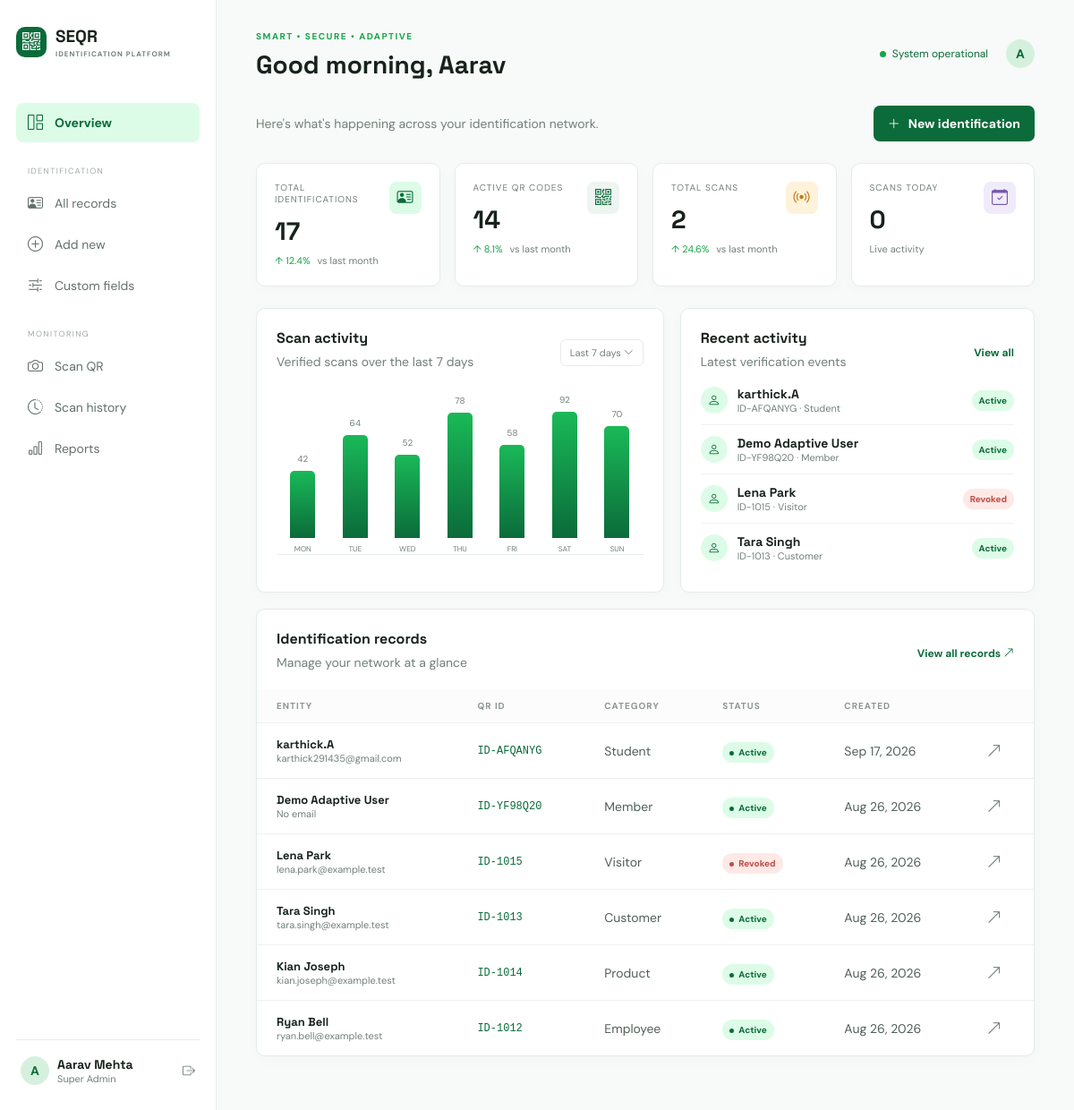
Screenshot of / (signed in) with the database file from the repository.
### app/models.py (models this page shows, shortened)
class User(UserMixin, db.Model):
    id = db.Column(db.Integer, primary_key=True)
    name = db.Column(db.String(120), nullable=False)
    username = db.Column(db.String(80), unique=True, nullable=False)
    email = db.Column(db.String(160), unique=True, nullable=False)
    password_hash = db.Column(db.String(255), nullable=False)
    role = db.Column(db.String(30), default='Operator')
    status = db.Column(db.String(20), default='Active')
    created_at = db.Column(db.DateTime, default=utcnow)
    last_login = db.Column(db.DateTime)

class Identification(db.Model):
    id = db.Column(db.Integer, primary_key=True)
    public_id = db.Column(db.String(24), unique=True, nullable=False)
    qr_token = db.Column(db.String(96), unique=True, nullable=False)
    name = db.Column(db.String(160), nullable=False)
    category = db.Column(db.String(80), nullable=False)
    email = db.Column(db.String(160)); phone = db.Column(db.String(40)); address = db.Column(db.Text)
    dob = db.Column(db.String(20)); organization = db.Column(db.String(160)); department = db.Column(db.String(120)); designation = db.Column(db.String(120))
    profile_photo = db.Column(db.String(255)); status = db.Column(db.String(20), default='Active'); notes = db.Column(db.Text)
    created_at = db.Column(db.DateTime, default=utcnow); updated_at = db.Column(db.DateTime, default=utcnow, onupdate=utcnow); last_scanned_at = db.Column(db.DateTime)
    custom_values = db.relationship('CustomFieldValue', cascade='all, delete-orphan', backref='identification')
    scans = db.relationship('ScanLog', cascade='all, delete-orphan', backref='identification')

### app/__init__.py (the view)
    @app.get('/')
    @login_required
    def dashboard():
        today=datetime.utcnow().date(); records=Identification.query.order_by(Identification.created_at.desc()).all()
        return render_template('dashboard.html', records=records[:6], total=len(records), active=sum(r.status=='Active' for r in records), inactive=sum(r.status != 'Active' for r in records), scans=ScanLog.query.count(), today=ScanLog.query.filter(ScanLog.scanned_at >= datetime.combine(today, datetime.min.time())).count())

### app/templates/dashboard.html
{% extends 'base.html' %}{% block heading %}Good morning, {{ current_user.name.split(' ')[0] }}{% endblock %}{% block content %}<div class="intro-row"><p class="muted">Here's what's happening across your identification network.</p><a href="{{ url_for('identification_new') }}" class="btn btn-primary"><i class="bi bi-plus-lg"></i> New identification</a></div><section class="stats"><div class="stat"><span class="stat-icon green"><i class="bi bi-person-vcard"></i></span><small>TOTAL IDENTIFICATIONS</small><strong>{{ total }}</strong><span class="trend">↑ 12.4% <i>vs last month</i></span></div><div class="stat"><span class="stat-icon"><i class="bi bi-qr-code"></i></span><small>ACTIVE QR CODES</small><strong>{{ active }}</strong><span class="trend">↑ 8.1% <i>vs last month</i></span></div><div class="stat"><span class="stat-icon amber"><i class="bi bi-broadcast"></i></span><small>TOTAL SCANS</small><strong>{{ scans }}</strong><span class="trend">↑ 24.6% <i>vs last month</i></span></div><div class="stat"><span class="stat-icon violet"><i class="bi bi-calendar-check"></i></span><small>SCANS TODAY</small><strong>{{ today }}</strong><span class="trend neutral">Live activity</span></div></section><div class="grid-2"><section class="panel chart-panel"><div class="panel-head"><div><h3>Scan activity</h3><p class="muted">Verified scans over the last 7 days</p></div><span class="pill">Last 7 days <i class="bi bi-chevron-down"></i></span></div><div class="bars">{% for day,height in [('MON',42),('TUE',64),('WED',52),('THU',78),('FRI',58),('SAT',92),('SUN',70)] %}<div class="bar-wrap"><span>{{ height }}</span><div class="bar" style="height:{{ height }}%"></div><small>{{ day }}</small></div>{% endfor %}</div></section><section class="panel"><div class="panel-head"><div><h3>Recent activity</h3><p class="muted">Latest verification events</p></div><a href="{{ url_for('scans') }}" class="text-link">View all</a></div>{% for record in records[:4] %}<div class="activity"><span class="activity-icon"><i class="bi bi-person"></i></span><div><strong>{{ record.name }}</strong><small>{{ record.public_id }} · {{ record.category }}</small></div><span class="badge {{ record.status|lower }}">{{ record.status }}</span></div>{% else %}<div class="empty">No activity yet.</div>{% endfor %}</section></div><section class="panel table-panel"><div class="panel-head"><div><h3>Identification records</h3><p class="muted">Manage your network at a glance</p></div><a href="{{ url_for('identifications') }}" class="text-link">View all records <i class="bi bi-arrow-up-right"></i></a></div><div class="table-scroll"><table><thead><tr><th>ENTITY</th><th>QR ID</th><th>CATEGORY</th><th>STATUS</th><th>CREATED</th><th></th></tr></thead><tbody>{% for r in records %}<tr><td><strong>{{ r.name }}</strong><small>{{ r.email or 'No email' }}</small></td><td class="mono">{{ r.public_id }}</td><td>{{ r.category }}</td><td><span class="badge {{ r.status|lower }}"><i></i>{{ r.status }}</span></td><td>{{ r.created_at.strftime('%b %d, %Y') }}</td><td><a class="icon-btn" href="{{ url_for('identification_view',record_id=r.id) }}"><i class="bi bi-arrow-up-right"></i></a></td></tr>{% endfor %}</tbody></table></div></section>{% endblock %}

### app/templates/base.html (shortened to what this page needs)
<!doctype html><html lang="en"><head><meta charset="utf-8"><meta name="viewport" content="width=device-width,initial-scale=1"><title>{% block title %}SEQR{% endblock %}</title><link rel="preconnect" href="https://fonts.googleapis.com"><link href="https://fonts.googleapis.com/css2?family=DM+Sans:wght@400;500;700&family=Space+Grotesk:wght@500;600;700&display=swap" rel="stylesheet"><link href="https://cdn.jsdelivr.net/npm/bootstrap-icons@1.11.3/font/bootstrap-icons.css" rel="stylesheet"><link rel="stylesheet" href="{{ url_for('static',filename='css/style.css') }}"></head><body>{% if current_user.is_authenticated %}<aside><div class="brand"><span class="brand-mark"><i class="bi bi-qr-code"></i></span><div>SEQR<small>IDENTIFICATION PLATFORM</small></div></div><nav><a href="{{ url_for('dashboard') }}" class="{{ 'selected' if active_page=='dashboard' }}"><i class="bi bi-grid-1x2"></i>Overview</a><p>IDENTIFICATION</p><a href="{{ url_for('identifications') }}"><i class="bi bi-person-vcard"></i>All records</a><a href="{{ url_for('identification_new') }}"><i class="bi bi-plus-circle"></i>Add new</a><a href="{{ url_for('fields') }}"><i class="bi bi-sliders2"></i>Custom fields</a><p>MONITORING</p><a href="{{ url_for('scanner') }}"><i class="bi bi-camera"></i>Scan QR</a><a href="{{ url_for('scans') }}"><i class="bi bi-clock-history"></i>Scan history</a><a href="{{ url_for('reports') }}"><i class="bi bi-bar-chart"></i>Reports</a></nav><div class="side-foot"><div class="avatar">{{ current_user.name[0] }}</div><div><strong>{{ current_user.name }}</strong><small>{{ current_user.role }}</small></div><a href="{{ url_for('logout') }}" title="Logout"><i class="bi bi-box-arrow-right"></i></a></div></aside><main><header><button class="mobile-menu" onclick="document.body.classList.toggle('menu-open')"></button><div><span class="eyebrow">SMART • SECURE • ADAPTIVE</span><h1>{% block heading %}Overview{% endblock %}</h1></div><div class="header-actions"><span class="status-dot">System operational</span><div class="avatar">{{ current_user.name[0] }}</div></div></header>{% with messages=get_flashed_messages(with_categories=true) %}{% for category,message in messages %}<div class="toast {{ category }}">{{ message }}</div>{% endfor %}{% endwith %}{% block content %}{% endblock %}</main>{% else %}{% block auth_content %}{% endblock %}{% endif %}<script src="{{ url_for('static',filename='js/app.js') }}"></script></body></html>

### rows the page displays
User: name "A", name "Aarav Mehta", role "Super Admin", name "Aarav"
Identification: name "karthick.A", public_id "ID-AFQANYG", category "Student", status "Active", email "karthick291435@gmail.com", created_at "Sep 17, 2026"
Identification: name "Demo Adaptive User", public_id "ID-YF98Q20", category "Member", status "Active", email "No email", created_at "Aug 26, 2026"
Identification: name "Lena Park", public_id "ID-1015", category "Visitor", status "Revoked", email "lena.park@example.test", created_at "Aug 26, 2026"
Identification: name "Tara Singh", public_id "ID-1013", category "Customer", status "Active", email "tara.singh@example.test", created_at "Aug 26, 2026"
Identification: name "Kian Joseph", email "kian.joseph@example.test", public_id "ID-1014", category "Product", status "Active", created_at "Aug 26, 2026"
Identification: name "Ryan Bell", email "ryan.bell@example.test", public_id "ID-1012", category "Employee", status "Active", created_at "Aug 26, 2026"

### other values shown
{{ total }} "17"
{{ active }} "14"
{{ scans }} "2"
{{ today }} "0"
{{ height }} "42" "64" "52" "78" "58" "92" "70"
{{ day }} "MON" "TUE" "WED" "THU" "FRI" "SAT" "SUN"
